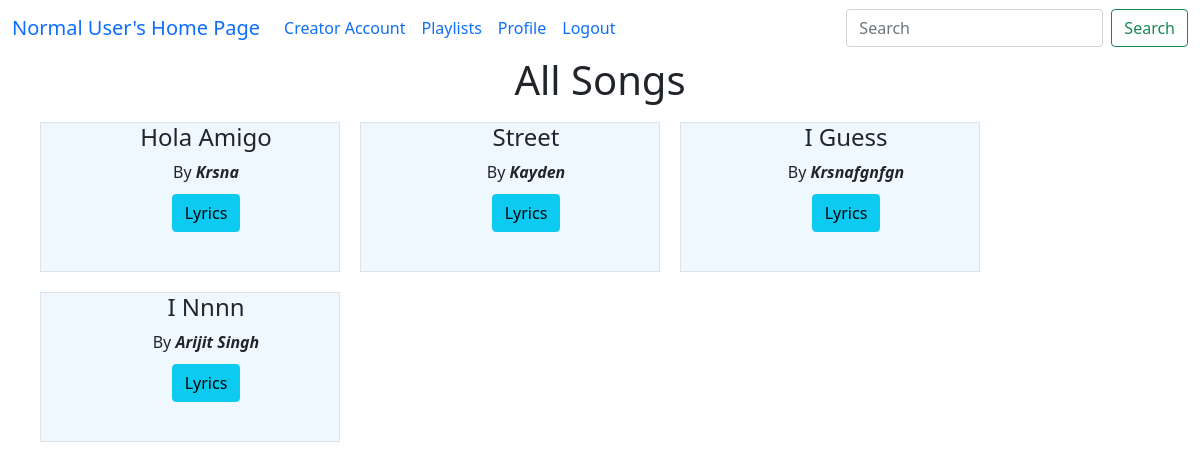
The page /all_songs/2 on the database its author committed.
### model1.py (models this page shows, shortened)
class Song(db.Model):
    song_id = db.Column(db.Integer, primary_key=True)
    song_name = db.Column(db.String(100), nullable=False)
    song_artist = db.Column(db.String(100))
    song_language = db.Column(db.String(30))
    song_genre = db.Column(db.String(50))
    song_lyrics = db.Column(db.Text())   # variable string size
    song_duration = db.Column(db.Integer)  # in seconds
    release_date = db.Column(db.String(20))
    creator_id = db.Column(db.Integer, db.ForeignKey("user.user_id"), nullable=False)
    album_id = db.Column(db.Integer, db.ForeignKey("album.album_id") ,default=None)
    song_path = db.Column(db.String(255),default=None)
    song_thumbnail = db.Column(db.String(255),default=None)
    song_play_count = db.Column(db.Integer, default=0)
    song_flag = db.Column(db.Boolean,default=False)
    song_avg_rating = db.Column(db.Float(), default=0) # included later during devlopement
    creator = db.relationship("User", backref="songs")

### app.py (the view)
@app.route("/all_songs/<int:u_id>")
def all_songs(u_id):
    songs = Song.query.filter(Song.song_flag==False).all()
    user = User.query.get(u_id)
    return render_template("all_songs_page.html",user=user,songs=songs)

### app.py (called while the page is built)
@app.context_processor
def search_processor():
    return {'searched': request.form.get("searched")}

### templates/all_songs_page.html (shortened to what this page needs)
<!doctype html>
<html lang="en">
<head>
    <link href="https://cdn.jsdelivr.net/npm/bootstrap@5.0.2/dist/css/bootstrap.min.css" rel="stylesheet"
>
</head>
<body>
    {% extends "general_user_navbar.html" %}
    {% block content %}
    <div class="container-fluid">
        <div class="container-fluid ">
            <h1 style="text-align: center;"><label for="songs">All Songs</label></h1>
                {% if songs|length == 0 %}
                <h2>No Songs Available</h2>
                {% else %}
                <div class=" songs container text-center " id="songs">
                <div class="row row-cols-4">
                    {% for song in songs %}
                    <div id="song" class="col  border border-primary-subtle" style="text-transform: capitalize; ">
                        <ul type="none">
                            <li>
                                <h4>{{song.song_name}}</h4>
                            </li>
                            <li>by <b><i>{{song.song_artist}}</i></b></li>
                            <li style="margin: 10px;"><a class="btn btn btn-info"
                                    href="/user_song_lyrics/{{user.user_id}}/{{song.song_id}}" type="button">Lyrics</a></li>
                        </ul>
                    </div>
                    {% endfor %}
                </div>
                {% endif %}
            </div>
        </div>
    </div>
    {% endblock %}

### templates/all_songs_page.html (style rules this page uses)
.container-fluid { text-transform: capitalize; }
#song { width: 300px; height: 150px; margin: 10px; padding: auto; text-align: center; background-color: aliceblue; }

### rows shown on the page
Song: song_name "Hola Amigo", song_artist "Krsna"
Song: song_name "Street", song_artist "Kayden"
Song: song_name "I Guess", song_artist "Krsnafgnfgn"
Song: song_name "I Nnnn", song_artist "Arijit Singh"
